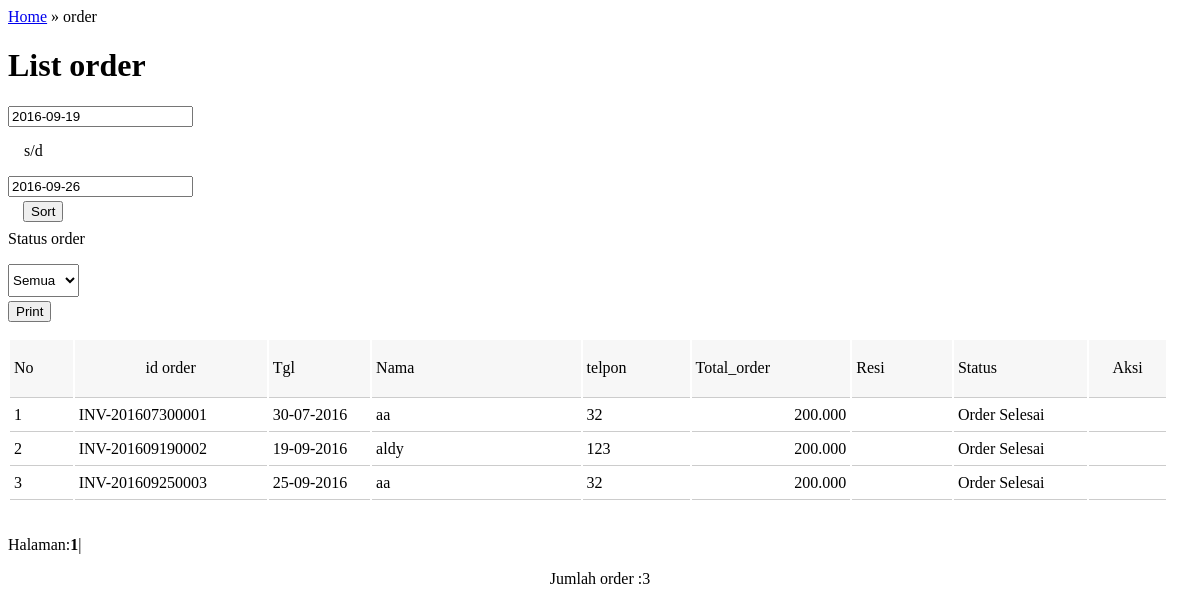
/admin/order/order.php, run on the app's committed database.
### tables this page shows
CREATE TABLE `tr_order` (
  `id_order` varchar(20) NOT NULL,
  `id_user` varchar(50) NOT NULL,
  `id_ongkir` int(10) NOT NULL,
  `id_kurir` int(10) NOT NULL,
  `harga_ongkir` double NOT NULL,
  `tgl_order` datetime NOT NULL,
  `total_order` double NOT NULL,
  `no_resi` varchar(50) NOT NULL,
  `status_order` int(5) NOT NULL
);

CREATE TABLE `detail_order` (
  `id_detail` int(10) NOT NULL,
  `id_order` varchar(20) NOT NULL,
  `id_produk` varchar(15) NOT NULL,
  `id_user` varchar(10) NOT NULL,
  `harga_item` double NOT NULL,
  `qty` int(11) NOT NULL,
  `sub` double NOT NULL
);

CREATE TABLE `pelanggan` (
  `id_pelanggan` int(11) NOT NULL,
  `nm_pelanggan` varchar(50) NOT NULL,
  `email_pelanggan` varchar(100) NOT NULL,
  `password_pelanggan` varchar(32) NOT NULL,
  `alamat_pelanggan` text NOT NULL,
  `propinsi` varchar(36) NOT NULL,
  `kota_pelanggan` varchar(100) NOT NULL,
  `kd_pos` varchar(6) NOT NULL,
  `telpon_pelanggan` varchar(13) NOT NULL,
  `daftar_pelanggan` datetime NOT NULL,
  `status_belanja` tinyint(1) NOT NULL,
  `active` enum('0','1') NOT NULL
);

### admin/order/order.php (the view, shortened to what this page needs)
<link rel="stylesheet" href="../asset/jquery_ui/jquery-ui.css">
<div class="col10 scrumb"><a href="home.php">Home</a> &raquo; order </div>
	<div class="tab-container">
<div class="tab tab-1">
				<h1>List order</h1>
				<p>
<div class="row">
<form method="post" action="order/laporan_order.php" target="new">
<div class="col4 pull-right">
<div class="input-group">
<?php
$kurangtanggal = date("Y-m-d", mktime(0,0,0,date("m"),date("d")-7,date("Y")));
?>
<div class="col3"><input name="tgl1" type="text" id="tgl1" class="text" value="<?php echo $kurangtanggal ;?>" onchange="return sorting_order()" readonly="readonly"/></div>
<div class="col1"><p style="margin-left:16px; margin-top:15px;"> s/d </p> </div>
<div class="col3"><input name="tgl2" type="text" id="tgl2" class="text" value="<?php echo date('Y-m-d');?>" readonly="readonly" onchange="return sorting_order()" /></div>
<div class="col3"><button type="button" onclick="return sorting_order()" id="btn-sort" class="bt btn-small btn-blue" style="margin-left:15px; margin-top:4px; cursor:pointer"><i class="fa fa-search"></i> Sort</button></div>
<div class="col2">
<p style="margin-top:8px">Status order</p>
</div>
<div class="col5">
<select name="status" id="status" class="text" style="height:33px" onchange="sorting_order()">
<option value="all">Semua</option>
</select>
</div>
<div class="col3 pull-right"><button type="submit"  id="btn-sort" class="bt btn-small btn-lime" style="margin-right:1px; margin-top:4px; cursor:pointer"><i class="fa fa-print"></i>  Print</button></div>
</div>
</div>
</form>
</div>
<div id="table-box">
<table class="my-table">
  <thead>
  <tr>
    <td width="26">No</td>
    <td width="57" height="58"><div align="center">id order</div></td>
    <td width="47">Tgl</td>
    <td width="105"><div align="left">Nama</div></td>
    <td width="50"><div align="left">telpon</div></td>
    <td width="78"><div align="left">Total_order</div></td>
    <td width="46">Resi</td>
    <td width="64"><div align="left">Status</div></td>
    <td><div align="center">Aksi</div></td>
    </tr>
    </thead>
<?php
$no=1;
$batas=15;
$halaman=isset($_GET['halaman'])?$_GET['halaman']:'';
if(empty($halaman))
{
$posisi=0;
$halaman=1;
}
else
{
$posisi=($halaman-1)*$batas;
}
$tampil="select*from tr_order a inner join detail_order b on a.id_order=b.id_order
INNER JOIN pelanggan c on a.id_user=c.email_pelanggan
group by b.id_order LIMIT $posisi,$batas";
$hasil=mysql_query($tampil);
while($row=mysql_fetch_array($hasil))
{
$status=$row['status_order'];
if($status=='0'){
	$status_order='<label class="label-red"><i class="fa fa-info"></i> Pending</label>';
} else if($status=='1'){
	$status_order='<label class="label-warning"><i class="fa fa-refresh"></i> Menuggu</label>';
} else if($status=='2'){
	$status_order='<label class="label-green"><i class="fa fa-check"></i> Order Selesai</label>';
}
 ?>
 <tr>
   <td><?php echo $no; ?></td>
      <td height="32"><div align="left"> <?php echo $row['id_order']; ?></div><div align="center"></div></td>
      <td><?php echo date('d-m-Y',strtotime($row['tgl_order'])); ?></td>
    <td><div align="left"><?php echo $row['nm_pelanggan']; ?></div></td>
    <td><?php echo $row['telpon_pelanggan']; ?></td>
    <td><div align="right"><?php echo number_format($row['total_order'],0,'.','.'); ?></div></td>
    <td><?php echo $row['no_resi']; ?></td>
    <td><?php echo $status_order; ?></td>
    <td width="34"></td>
    </tr>
   <?php $no++; } ?>
</table>
  <p>
  <?php
	echo"<br>Halaman:";
	$tampil2="select*from tr_order a inner join detail_order b on a.id_order=b.id_order
INNER JOIN pelanggan c on a.id_user=c.email_pelanggan
group by b.id_order";
	$hasil2=mysql_query($tampil2);
	$jmldata=mysql_num_rows($hasil2);
	$jmlhalaman=ceil($jmldata/$batas);
	for($i=1;$i<=$jmlhalaman;$i++)
	if($i!=$halaman)
	{
	echo"<a href=home.php?page=order&halaman=$i>$i</a>|";
	}
	else
	{
	echo"<b>$i</b>|";
	}
	?>
</p> <center> Jumlah  order	:<?php echo $jmldata;?></center></p>
</div>
			</div>

### admin/order/order.php (style rules this page uses)
.my-table { width:98%; }
.my-table thead { background-color:#f7f7f7; }
.my-table td { padding:4px 4px; border-bottom:1px #CCC solid; }

### data on the page
tr_order: detail_order.id_order "INV-201607300001", tgl_order "30-07-2016", pelanggan.nm_pelanggan "aa", pelanggan.telpon_pelanggan "32", total_order "200.000", status_order "Order Selesai"
tr_order: detail_order.id_order "INV-201609190002", tgl_order "19-09-2016", pelanggan.nm_pelanggan "aldy", pelanggan.telpon_pelanggan "123", total_order "200.000", status_order "Order Selesai"
tr_order: detail_order.id_order "INV-201609250003", tgl_order "25-09-2016", pelanggan.nm_pelanggan "aa", pelanggan.telpon_pelanggan "32", total_order "200.000", status_order "Order Selesai"

### other printed values
$jmldata "3"
